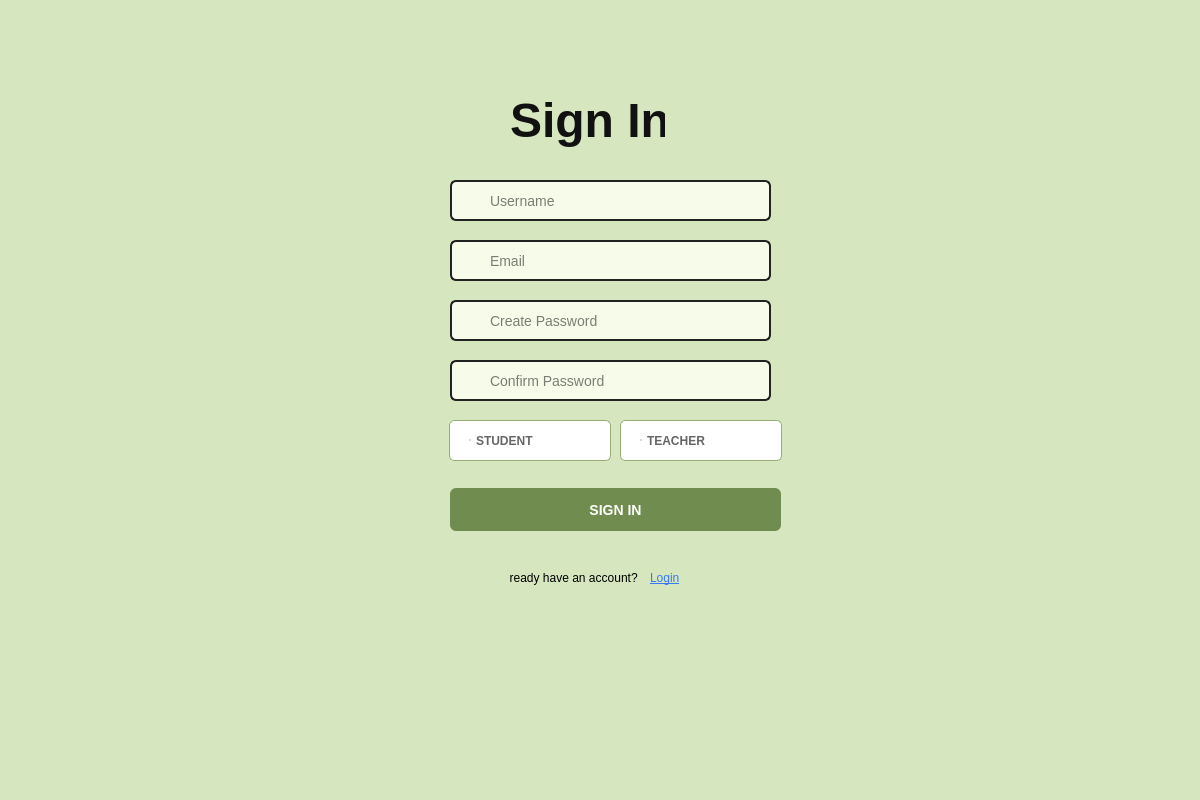
<?xml version="1.0" encoding="UTF-8"?>
<ui version="4.0">
 <class>SignInPage</class>
 <widget class="QWidget" name="SignInPage">
  <property name="geometry">
   <rect>
    <x>0</x>
    <y>0</y>
    <width>1200</width>
    <height>800</height>
   </rect>
  </property>
  <property name="styleSheet">
   <string notr="true">
QWidget {
    background-color: #d6e6be;
    font-family: Arial;
}
QLabel#titleLabel {
    font-size: 48px;
    font-weight: 500;
    color: #111;
}
QLineEdit {
    border: 2px solid #222;
    border-radius: 6px;
    font-size: 14px;
    padding: 10px 10px 10px 36px;
    background-color: #f7fbe9;
}
QPushButton {
    background-color: #708c4e;
    color: #fff;
    font-size: 13px;
    font-family: Arial;
    border-radius: 6px;
    height: 36px;
}
QPushButton#btnSignIn {
    min-height: 38px;
    font-weight: bold;
    font-size: 14px;
    margin-top: 18px;
}
QPushButton:hover {
    background-color: #586f3e;
}
QLabel#linkLogin {
    color: #3779f7;
    text-decoration: underline;
}
   </string>
  </property>
  <widget class="QLabel" name="titleLabel">
   <property name="geometry">
    <rect>
     <x>510</x>
     <y>90</y>
     <width>155</width>
     <height>60</height>
    </rect>
   </property>
   <property name="text">
    <string>Sign In</string>
   </property>
   <property name="alignment">
    <set>Qt::AlignLeading|Qt::AlignLeft|Qt::AlignVCenter</set>
   </property>
  </widget>
  <widget class="QWidget" name="footerWidget" native="true">
   <property name="geometry">
    <rect>
     <x>330</x>
     <y>560</y>
     <width>553</width>
     <height>38</height>
    </rect>
   </property>
   <widget class="QLabel" name="footerLabel">
    <property name="geometry">
     <rect>
      <x>180</x>
      <y>10</y>
      <width>131</width>
      <height>16</height>
     </rect>
    </property>
    <property name="text">
     <string>Already have an account? </string>
    </property>
    <property name="alignment">
     <set>Qt::AlignRight|Qt::AlignTrailing|Qt::AlignVCenter</set>
    </property>
   </widget>
   <widget class="QLabel" name="linkLogin">
    <property name="geometry">
     <rect>
      <x>320</x>
      <y>10</y>
      <width>31</width>
      <height>16</height>
     </rect>
    </property>
    <property name="text">
     <string>Login</string>
    </property>
    <property name="alignment">
     <set>Qt::AlignLeading|Qt::AlignLeft|Qt::AlignVCenter</set>
    </property>
   </widget>
  </widget>
  <widget class="QLineEdit" name="lineUsername">
   <property name="geometry">
    <rect>
     <x>450</x>
     <y>180</y>
     <width>321</width>
     <height>41</height>
    </rect>
   </property>
   <property name="sizePolicy">
    <sizepolicy hsizetype="Preferred" vsizetype="Maximum">
     <horstretch>0</horstretch>
     <verstretch>0</verstretch>
    </sizepolicy>
   </property>
   <property name="placeholderText">
    <string>Username</string>
   </property>
  </widget>
  <widget class="QLineEdit" name="lineEmail">
   <property name="geometry">
    <rect>
     <x>450</x>
     <y>240</y>
     <width>321</width>
     <height>41</height>
    </rect>
   </property>
   <property name="placeholderText">
    <string>Email</string>
   </property>
  </widget>
  <widget class="QLineEdit" name="linePassword">
   <property name="geometry">
    <rect>
     <x>450</x>
     <y>300</y>
     <width>321</width>
     <height>41</height>
    </rect>
   </property>
   <property name="echoMode">
    <enum>QLineEdit::Password</enum>
   </property>
   <property name="placeholderText">
    <string>Create Password</string>
   </property>
  </widget>
  <widget class="QLineEdit" name="lineConfirmPassword">
   <property name="geometry">
    <rect>
     <x>450</x>
     <y>360</y>
     <width>321</width>
     <height>41</height>
    </rect>
   </property>
   <property name="echoMode">
    <enum>QLineEdit::Password</enum>
   </property>
   <property name="placeholderText">
    <string>Confirm Password</string>
   </property>
  </widget>
  <widget class="QLabel" name="iconUser">
   <property name="geometry">
    <rect>
     <x>380</x>
     <y>180</y>
     <width>37</width>
     <height>37</height>
    </rect>
   </property>
   <property name="pixmap">
    <pixmap>../assets/icon_user.png</pixmap>
   </property>
   <property name="alignment">
    <set>Qt::AlignCenter</set>
   </property>
  </widget>
  <widget class="QLabel" name="iconEmail">
   <property name="geometry">
    <rect>
     <x>380</x>
     <y>240</y>
     <width>34</width>
     <height>37</height>
    </rect>
   </property>
   <property name="pixmap">
    <pixmap>../assets/icon_mail.png</pixmap>
   </property>
   <property name="alignment">
    <set>Qt::AlignCenter</set>
   </property>
  </widget>
  <widget class="QLabel" name="iconPassword">
   <property name="geometry">
    <rect>
     <x>380</x>
     <y>300</y>
     <width>31</width>
     <height>31</height>
    </rect>
   </property>
   <property name="pixmap">
    <pixmap>../assets/icon_lock.png</pixmap>
   </property>
   <property name="alignment">
    <set>Qt::AlignCenter</set>
   </property>
  </widget>
  <widget class="QLabel" name="iconPassword_2">
   <property name="geometry">
    <rect>
     <x>380</x>
     <y>360</y>
     <width>31</width>
     <height>31</height>
    </rect>
   </property>
   <property name="pixmap">
    <pixmap>../assets/icon_lock.png</pixmap>
   </property>
   <property name="alignment">
    <set>Qt::AlignCenter</set>
   </property>
  </widget>
  <widget class="QPushButton" name="btnSignIn">
   <property name="geometry">
    <rect>
     <x>450</x>
     <y>470</y>
     <width>331</width>
     <height>61</height>
    </rect>
   </property>
   <property name="text">
    <string>SIGN IN</string>
   </property>
  </widget>
  <widget class="QRadioButton" name="studentRadio">
   <property name="geometry">
    <rect>
     <x>449</x>
     <y>420</y>
     <width>162</width>
     <height>41</height>
    </rect>
   </property>
   <property name="styleSheet">
    <string notr="true">QRadioButton {
	border-color: rgb(0, 0, 0);
    background-color: white;
    color: #666666;
    padding: 10px 20px;
    border: 1px solid #98AC78;
    border-radius: 5px;
    min-width: 120px;
    font-weight: bold;
}
QRadioButton:checked {
    background-color: #98AC78;
    color: white;
    border: none;
}
QRadioButton::indicator {
    width: 0;
    height: 0;
}</string>
   </property>
   <property name="text">
    <string>STUDENT</string>
   </property>
  </widget>
  <widget class="QRadioButton" name="teacherRadio">
   <property name="geometry">
    <rect>
     <x>620</x>
     <y>420</y>
     <width>162</width>
     <height>41</height>
    </rect>
   </property>
   <property name="styleSheet">
    <string notr="true">QRadioButton {
    background-color: white;
    color: #666666;
    padding: 10px 20px;
    border: 1px solid #98AC78;
    border-radius: 5px;
    min-width: 120px;
    font-weight: bold;
}
QRadioButton:checked {
    background-color: #98AC78;
    color: white;
    border: none;
}
QRadioButton::indicator {
    width: 0;
    height: 0;
}</string>
   </property>
   <property name="text">
    <string>TEACHER</string>
   </property>
  </widget>
 </widget>
 <resources/>
 <connections/>
</ui>
